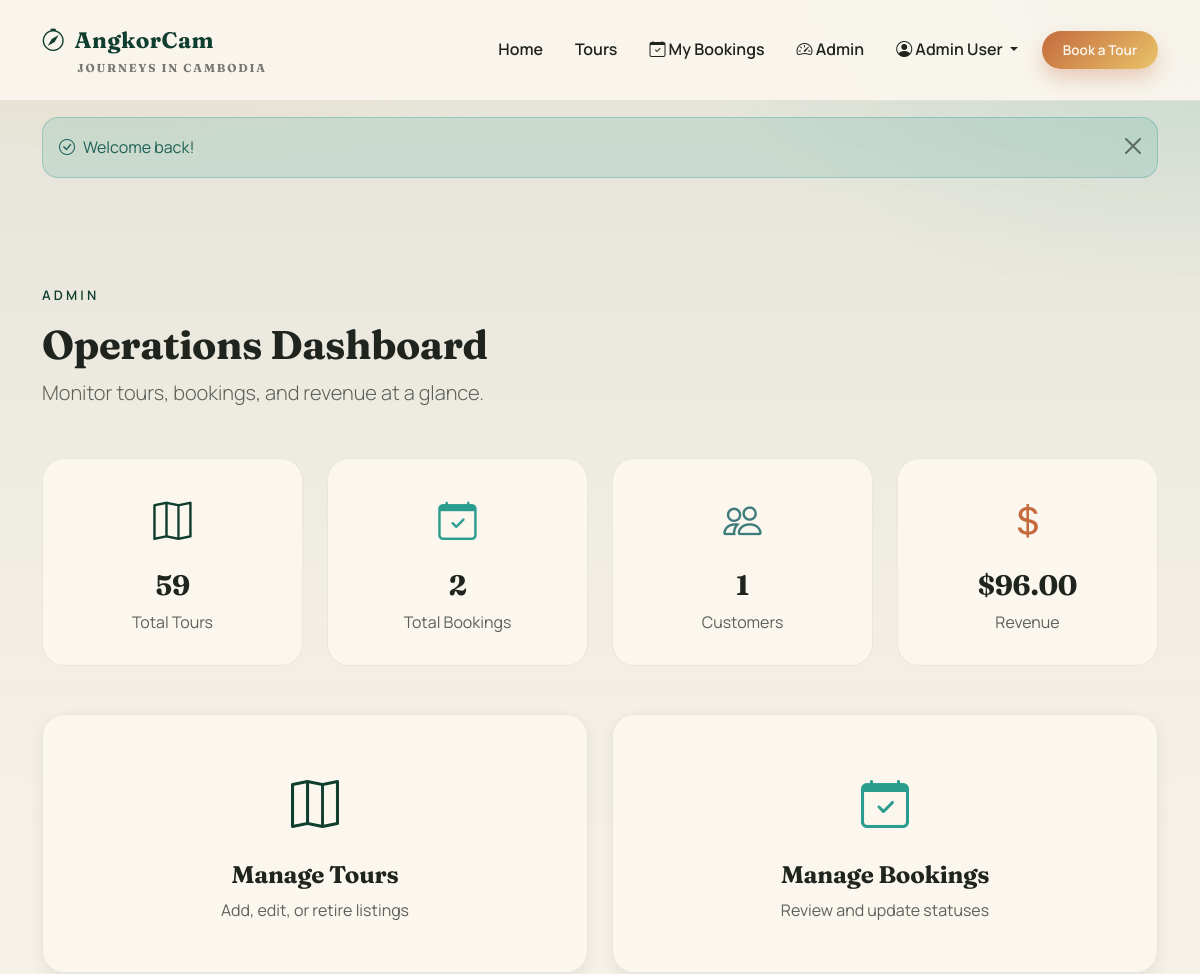
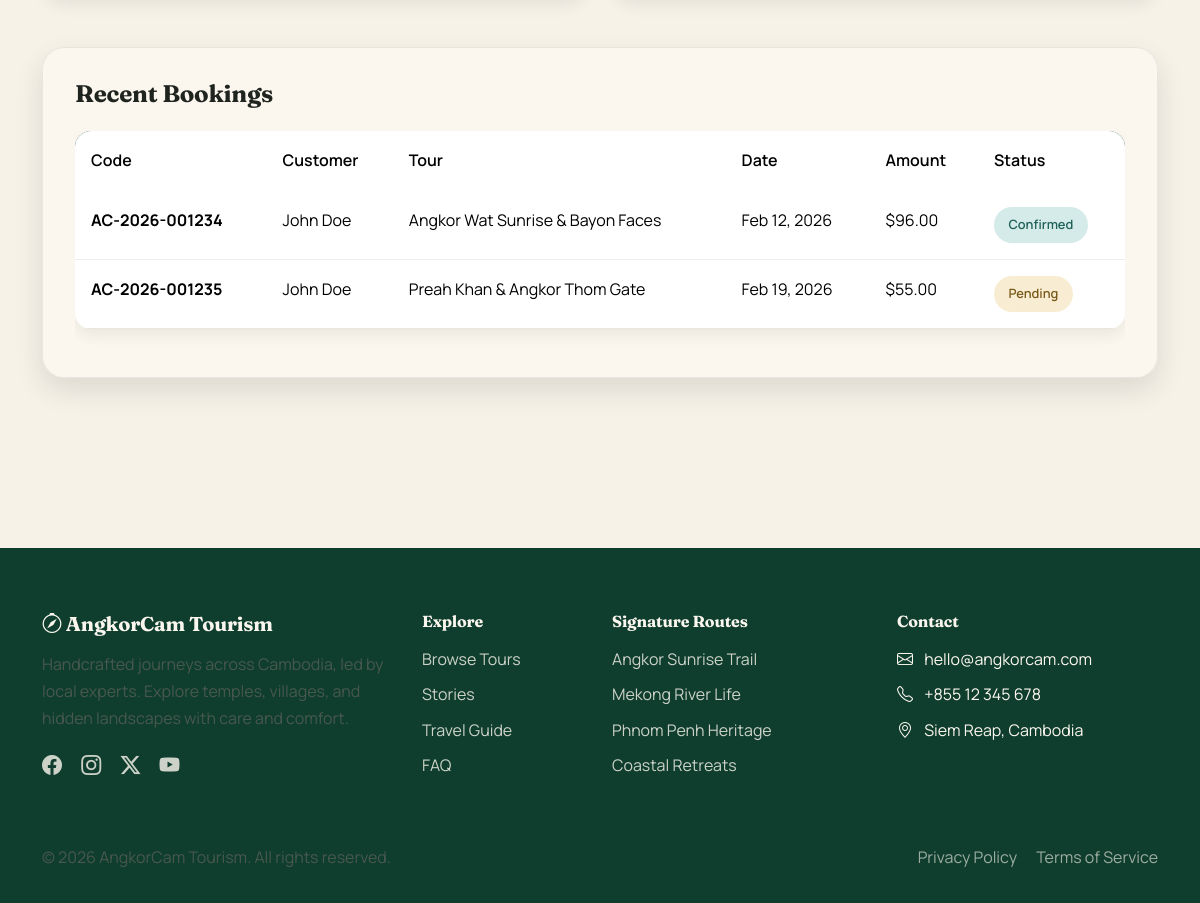
Page /?page=admin (signed in) on the committed database (2 pictures, top to bottom).
### tables this page shows
CREATE TABLE bookings (
    id INT UNSIGNED AUTO_INCREMENT PRIMARY KEY,
    booking_code VARCHAR(50) UNIQUE NOT NULL,
    tour_id INT UNSIGNED NOT NULL,
    user_id INT UNSIGNED NULL,
    customer_name VARCHAR(100) NOT NULL,
    customer_email VARCHAR(150) NOT NULL,
    customer_phone VARCHAR(20) NOT NULL,
    travelers INT NOT NULL DEFAULT 1,
    booking_date DATE NOT NULL,
    total_price DECIMAL(10,2) NOT NULL,
    status ENUM('pending', 'confirmed', 'completed', 'cancelled') DEFAULT 'pending',
    notes TEXT,
    created_at TIMESTAMP DEFAULT CURRENT_TIMESTAMP,
    updated_at TIMESTAMP DEFAULT CURRENT_TIMESTAMP ON UPDATE CURRENT_TIMESTAMP,
    
    FOREIGN KEY (tour_id) REFERENCES tours(id) ON DELETE RESTRICT ON UPDATE CASCADE,
    FOREIGN KEY (user_id) REFERENCES users(id) ON DELETE SET NULL ON UPDATE CASCADE,
    
    INDEX idx_booking_code (booking_code),
    INDEX idx_tour (tour_id),
    INDEX idx_user (user_id),
    INDEX idx_status (status),
    INDEX idx_booking_date (booking_date)
);

CREATE TABLE tours (
    id INT UNSIGNED AUTO_INCREMENT PRIMARY KEY,
    title VARCHAR(200) NOT NULL,
    slug VARCHAR(255) UNIQUE NOT NULL,
    location VARCHAR(100) NOT NULL,
    category VARCHAR(50) NOT NULL DEFAULT 'Cultural',
    price DECIMAL(10,2) NOT NULL,
    duration INT NOT NULL COMMENT 'Duration in days',
    description TEXT,
    highlights TEXT COMMENT 'What makes this tour special',
    included TEXT COMMENT 'What is included',
    excluded TEXT COMMENT 'What is not included',
    image VARCHAR(255),
    available_seats INT DEFAULT 15,
    status ENUM('active', 'inactive') DEFAULT 'active',
    created_at TIMESTAMP DEFAULT CURRENT_TIMESTAMP,
    updated_at TIMESTAMP DEFAULT CURRENT_TIMESTAMP ON UPDATE CURRENT_TIMESTAMP,
    
    INDEX idx_slug (slug),
    INDEX idx_location (location),
    INDEX idx_category (category),
    INDEX idx_status (status),
    INDEX idx_price (price)
);

### app/Models/Booking.php (called while the page is built, shortened)
<?php
class Booking {
    private $db;
    public function __construct($database) {
        $this->db = $database;
    }
    public function getStats() {
        $sql = "SELECT
                COUNT(*) as total_bookings,
                SUM(CASE WHEN status = 'confirmed' THEN total_price ELSE 0 END) as total_revenue,
                COUNT(CASE WHEN status = 'pending' THEN 1 END) as pending_bookings,
                COUNT(CASE WHEN status = 'confirmed' THEN 1 END) as confirmed_bookings
                FROM bookings";
        $stmt = $this->db->query($sql);
        return $stmt->fetch();
    }
    public function getRecent($limit = 10) {
        $sql = "SELECT b.*, t.title as tour_title, t.location
                FROM bookings b
                JOIN tours t ON b.tour_id = t.id
                ORDER BY b.created_at DESC
                LIMIT ?";
        $stmt = $this->db->prepare($sql);
        $stmt->execute([$limit]);
        return $stmt->fetchAll();
    }
}

### config/config.php (called while the page is built, shortened)
<?php
try {
    $dsn = "mysql:host=" . DB_HOST . ";port=" . DB_PORT . ";dbname=" . DB_NAME . ";charset=utf8mb4";
    $options = [
        PDO::ATTR_ERRMODE => PDO::ERRMODE_EXCEPTION,
        PDO::ATTR_DEFAULT_FETCH_MODE => PDO::FETCH_ASSOC,
        PDO::ATTR_EMULATE_PREPARES => false
    ];
    $db = new PDO($dsn, DB_USER, DB_PASS, $options);
} catch (PDOException $e) {
    die("Database Connection Failed: " . $e->getMessage());
}
function e($value) {
    return htmlspecialchars($value ?? '', ENT_QUOTES, 'UTF-8');
}
function formatPrice($amount) {
    return '$' . number_format((float)$amount, 2);
}
function formatDate($date, $format = 'M d, Y') {
    return date($format, strtotime($date));
}
require_once BASE_PATH . '/app/Models/Booking.php';

### views/pages/admin/dashboard.php (the view, shortened to what this page needs)
<?php
$bookingModel = new Booking($db);
$stats = $bookingModel->getStats();
?>
<section class="section">
    <div class="container">
        <div class="section-header">
            <p class="eyebrow dark">Admin</p>
            <h1>Operations Dashboard</h1>
            <p class="lead">Monitor tours, bookings, and revenue at a glance.</p>
        </div>
        <div class="row g-4 mb-5">
            <div class="col-md-3">
                <div class="stat-card">
                    <i class="bi bi-map" style="font-size: 2.4rem; color: var(--forest);"></i>
                    <h3 class="mt-3"><?= $db->query("SELECT COUNT(*) FROM tours")->fetchColumn() ?></h3>
                    <p class="text-muted mb-0">Total Tours</p>
                </div>
            </div>
            <div class="col-md-3">
                <div class="stat-card">
                    <i class="bi bi-calendar-check" style="font-size: 2.4rem; color: var(--jade);"></i>
                    <h3 class="mt-3"><?= $stats['total_bookings'] ?></h3>
                    <p class="text-muted mb-0">Total Bookings</p>
                </div>
            </div>
            <div class="col-md-3">
                <div class="stat-card">
                    <i class="bi bi-people" style="font-size: 2.4rem; color: var(--river);"></i>
                    <h3 class="mt-3"><?= $db->query("SELECT COUNT(*) FROM users WHERE role='customer'")->fetchColumn() ?></h3>
                    <p class="text-muted mb-0">Customers</p>
                </div>
            </div>
            <div class="col-md-3">
                <div class="stat-card">
                    <i class="bi bi-currency-dollar" style="font-size: 2.4rem; color: var(--clay);"></i>
                    <h3 class="mt-3"><?= formatPrice($stats['total_revenue'] ?? 0) ?></h3>
                    <p class="text-muted mb-0">Revenue</p>
                </div>
            </div>
        </div>
        <div class="row g-4">
            <div class="col-md-6">
                <a href="?page=admin-tours" class="text-decoration-none">
                    <div class="feature-card text-center py-5">
                        <i class="bi bi-map" style="font-size: 3rem; color: var(--forest);"></i>
                        <h4 class="mt-3 mb-2">Manage Tours</h4>
                        <p class="text-muted mb-0">Add, edit, or retire listings</p>
                    </div>
                </a>
            </div>
            <div class="col-md-6">
                <a href="?page=admin-bookings" class="text-decoration-none">
                    <div class="feature-card text-center py-5">
                        <i class="bi bi-calendar-check" style="font-size: 3rem; color: var(--jade);"></i>
                        <h4 class="mt-3 mb-2">Manage Bookings</h4>
                        <p class="text-muted mb-0">Review and update statuses</p>
                    </div>
                </a>
            </div>
        </div>
        <div class="glass-card mt-5">
            <h4 class="mb-4">Recent Bookings</h4>
            <div class="table-responsive">
                <table class="table">
                    <thead>
                        <tr>
                            <th>Code</th>
                            <th>Customer</th>
                            <th>Tour</th>
                            <th>Date</th>
                            <th>Amount</th>
                            <th>Status</th>
                        </tr>
                    </thead>
                    <tbody>
                        <?php foreach ($bookingModel->getRecent(5) as $booking): ?>
                            <tr>
                                <td><strong><?= e($booking['booking_code']) ?></strong></td>
                                <td><?= e($booking['customer_name']) ?></td>
                                <td><?= e($booking['tour_title']) ?></td>
                                <td><?= formatDate($booking['booking_date']) ?></td>
                                <td><?= formatPrice($booking['total_price']) ?></td>
                                <td><span class="badge-status badge-<?= $booking['status'] ?>"><?= ucfirst($booking['status']) ?></span></td>
                            </tr>
                        <?php endforeach; ?>
                    </tbody>
                </table>
            </div>
        </div>
    </div>
</section>
<?php $content = ob_get_clean(); require __DIR__ . '/../../layouts/main.php'; ?>

### public/css/style.css (style rules this page uses)
:root { --ink: #1f241f; --muted: #5b615a; --paper: #f7f2e8; --cream: #fbf7ef; --sand: #e7d6b8; --clay: #c46a3c; --sun: #e9c46a; --forest: #0f3d2e; --jade: #2a9d8f; --river: #3e7c7b; --gradient-primary: linear-gradient(135deg, #c46a3c 0%, #e9c46a 100%); --gradient-hero: linear-gradient(120deg, #0f3d2e 0%, #1c5a46 40%, #c46a3c 100%); --gradient-soft: linear-gradient(180deg, rgba(231, 214, 184, 0.35) 0%, rgba(251, 247, 239, 0.8) 100%); --shadow-sm: 0 6px 16px rgba(31, 36, 31, 0.08); --shadow-md: 0 12px 28px rgba(31, 36, 31, 0.12); --shadow-lg: 0 22px 48px rgba(31, 36, 31, 0.16); --radius-sm: 10px; --radius-md: 16px; --radius-lg: 22px; --radius-xl: 30px; }
* { margin: 0; padding: 0; box-sizing: border-box; }
body { font-family: 'Manrope', 'Segoe UI', sans-serif; background: var(--paper); color: var(--ink); line-height: 1.7; -webkit-font-smoothing: antialiased; position: relative; }
body::before { content: ''; position: fixed; inset: 0; background: radial-gradient(1200px 600px at 10% -10%, rgba(233, 196, 106, 0.35), transparent 60%), radial-gradient(900px 500px at 100% 0%, rgba(42, 157, 143, 0.18), transparent 60%), linear-gradient(180deg, rgba(15, 61, 46, 0.08) 0%, rgba(15, 61, 46, 0.0) 45%); z-index: -1; }
h1, h2, h3, h4, h5, h6 { font-family: 'Fraunces', 'Times New Roman', serif; font-weight: 700; line-height: 1.15; letter-spacing: -0.01em; color: var(--ink); }
p { color: var(--muted); }
.text-muted { color: var(--muted) !important; }
a { color: var(--forest); text-decoration: none; transition: color 0.2s ease; }
.eyebrow { font-size: 0.82rem; text-transform: uppercase; letter-spacing: 0.24em; font-weight: 600; color: rgba(255, 255, 255, 0.7); }
.eyebrow.dark { color: var(--forest); }
.section { padding: 90px 0; }
.section-header { margin-bottom: 3rem; }
.section-header .lead { max-width: 640px; }
.lead { color: var(--muted); }
.glass-card { background: rgba(251, 247, 239, 0.98); border-radius: var(--radius-lg); padding: 2rem; box-shadow: var(--shadow-md); border: 1px solid rgba(31, 36, 31, 0.08); transition: transform 0.3s ease, box-shadow 0.3s ease; }
.feature-card { background: var(--cream); border-radius: var(--radius-lg); padding: 2rem; border: 1px solid rgba(31, 36, 31, 0.08); box-shadow: var(--shadow-sm); height: 100%; }
.stat-card { background: var(--cream); border-radius: var(--radius-lg); padding: 1.8rem; border: 1px solid rgba(31, 36, 31, 0.08); text-align: center; height: 100%; }
.badge-status { padding: 0.45rem 0.9rem; border-radius: 999px; font-weight: 600; font-size: 0.8rem; display: inline-flex; }
.badge-pending { background: rgba(233, 196, 106, 0.3); color: #7a5a1a; }
.badge-confirmed { background: rgba(42, 157, 143, 0.2); color: #1f6158; }
.table { background: var(--cream); border-radius: var(--radius-md); overflow: hidden; box-shadow: var(--shadow-sm); }
.table thead { background: var(--forest); color: var(--cream); }
.table thead th { font-weight: 600; padding: 1rem; border: none; }
.table tbody td { padding: 1rem; border-bottom: 1px solid rgba(31, 36, 31, 0.08); }

### rows in the picture
bookings: booking_code "AC-2026-001234", customer_name "John Doe", tour.title "Angkor Wat Sunrise & Bayon Faces", booking_date "Feb 12, 2026", total_price "$96.00", status "Confirmed"
bookings: booking_code "AC-2026-001235", customer_name "John Doe", tour.title "Preah Khan & Angkor Thom Gate", booking_date "Feb 19, 2026", total_price "$55.00", status "Pending"

### other values in the picture
$_SESSION['name'] "Admin User"
$success "Welcome back!"
$db->query("SELECT COUNT(*) FROM tours")->fetchColumn() "59"
$stats['total_bookings'] "2"
formatPrice($stats['total_revenue'] ?? 0) "$96.00"
